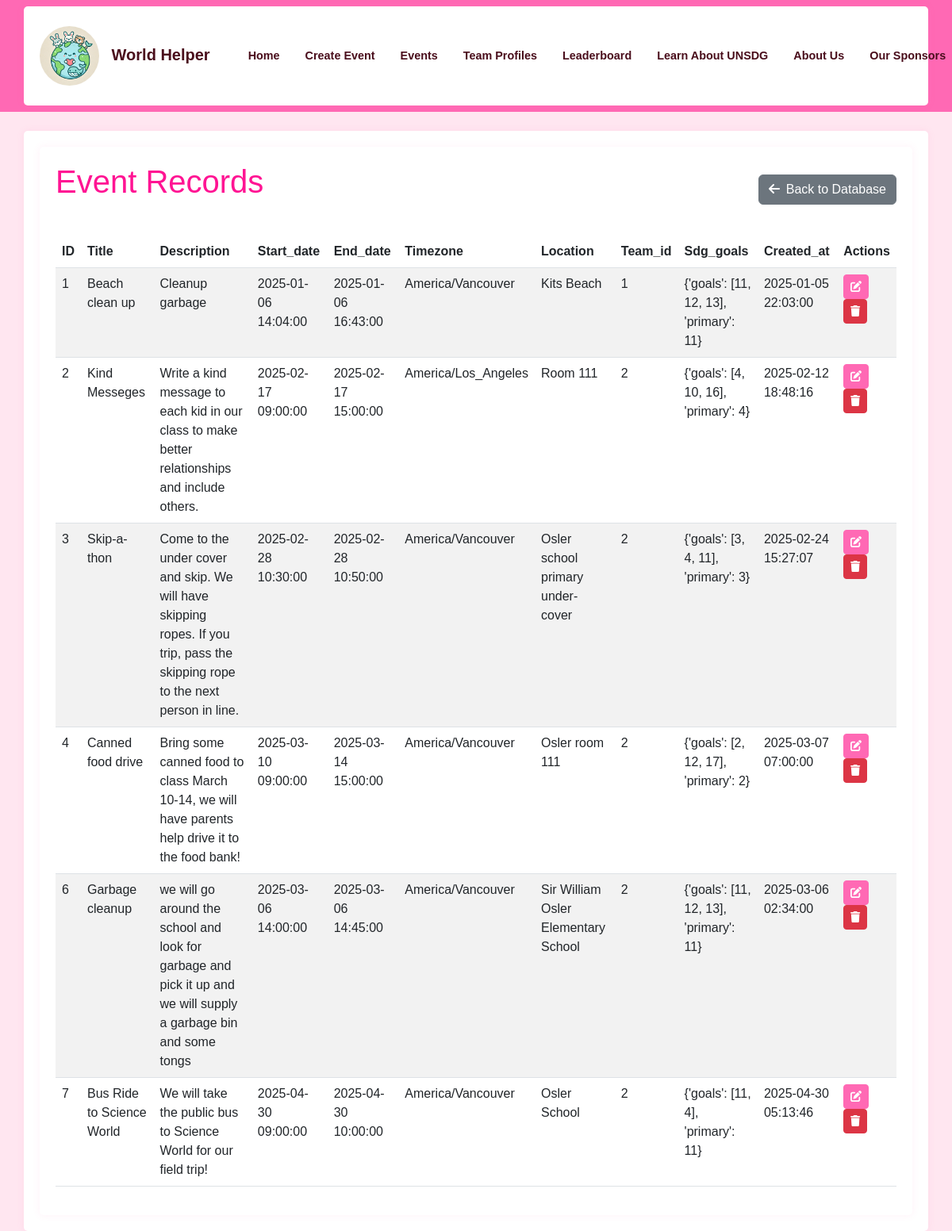
The app's page /database/Event with its own data.
### app/models.py (models this page shows)
class Event(db.Model):
    id = db.Column(db.Integer, primary_key=True)
    title = db.Column(db.String(100), nullable=False)
    description = db.Column(db.Text(1000))
    start_date = db.Column(db.DateTime, nullable=False)
    end_date = db.Column(db.DateTime, nullable=False)
    timezone = db.Column(db.String(50), nullable=False)
    location = db.Column(db.String(100))
    team_id = db.Column(db.Integer, db.ForeignKey('team.id', ondelete='CASCADE'), nullable=False)
    sdg_goals = db.Column(JSONType)
    created_at = db.Column(db.DateTime, default=datetime.utcnow)
    def to_dict(self):
        return {
            'id': self.id,
            'title': self.title,
            'description': self.description,
            'start_date': self.start_date,
            'end_date': self.end_date,
            'timezone': self.timezone,
            'location': self.location,
            'team_id': self.team_id,
            'sdg_goals': self.sdg_goals,
            'created_at': self.created_at
        }

### app/admin/routes.py (the view)
@bp.route('/database/<model_name>')
def view_model(model_name):
    models = {
        'Team': Team,
        'Event': Event,
        'TeamMember': TeamMember,
        'BingoCard': BingoCard,
        'Notification': Notification,
        'EventVerification': EventVerification
    }
    if model_name not in models:
        flash(('Invalid model name', request.path), 'error')
        return redirect(url_for('admin.manage_database'))
    model = models[model_name]
    records = model.query.all()
    records = [record.to_dict() for record in records]  # Convert to dictionaries
    return render_template('admin/view_model.html', model_name=model_name, records=records)

### app/__init__.py (called while the page is built)
def create_app(config_class=Config):
    app = Flask(__name__)
    app.config.from_object(config_class)
    db.init_app(app)
    migrate.init_app(app, db)
    @app.template_filter('datetime')
    def format_datetime(value):
        if value is None:
            return ''
        if isinstance(value, str):
            try:
                value = datetime.strptime(value, '%Y-%m-%d %H:%M:%S')
            except ValueError:
                return value
        return value.strftime('%Y-%m-%d %H:%M:%S')
    app.jinja_env.filters['datetime'] = format_datetime
    from app.main import bp as main_bp
    app.register_blueprint(main_bp)
    from app.auth import bp as auth_bp
    app.register_blueprint(auth_bp)
    from app.admin import bp as admin_bp
    app.register_blueprint(admin_bp)
    return app

### app/models.py (called while the page is built)
    def process_result_value(self, value, dialect):
        if value is None:
            return None
        return json.loads(value)

### app/templates/admin/view_model.html (shortened to what this page needs)
{% extends "base.html" %}
{% block content %}
<div class="container">
    <div class="d-flex justify-content-between align-items-center mb-4">
        <h1>{{ model_name }} Records</h1>
        <a href="{{ url_for('admin.manage_database') }}" class="btn btn-secondary">
            <i class="fas fa-arrow-left me-2"></i>Back to Database
        </a>
    </div>
    {% if records %}
    <div class="table-responsive">
        <table class="table table-striped table-hover">
            <thead>
                <tr>
                    <th>ID</th>
                    {% for key in records[0].keys() %}
                    {% if key != 'id' %}
                    <th>{{ key|title }}</th>
                    {% endif %}
                    {% endfor %}
                    <th>Actions</th>
                </tr>
            </thead>
            <tbody>
                {% for record in records %}
                <tr>
                    <td>{{ record.id }}</td>
                    {% for key, value in record.items() %}
                    {% if key != 'id' %}
                    <td>
                        {% if key.endswith('_at') and value %}
                            {{ value|datetime }}
                        {% else %}
                            {{ value }}
                        {% endif %}
                    </td>
                    {% endif %}
                    {% endfor %}
                    <td>
                        <button class="btn btn-primary btn-sm" onclick="openEditModal('{{ model_name }}', {{ record.id }})">
                            <i class="fas fa-edit"></i>
                        </button>
                        <form method="POST"
                              action="{{ url_for('admin.delete_record', model_name=model_name, id=record.id) }}"
                              class="d-inline"
                              onsubmit="return confirm('Are you sure you want to delete this record?')">
                            <button type="submit" class="btn btn-danger btn-sm">
                                <i class="fas fa-trash"></i>
                            </button>
                        </form>
                    </td>
                </tr>
                {% endfor %}
            </tbody>
        </table>
    </div>
    {% else %}
    <div class="alert alert-info">
        <i class="fas fa-info-circle me-2"></i>No records found for {{ model_name }}
    </div>
    {% endif %}
</div>
{% endblock %}

### app/static/css/custom.css (style rules this page uses)
:root { --pink-primary: #FF1493; --pink-secondary: #FF69B4; --pink-light: #FFE6F0; --pink-border: #FFCCE6; --pink-hover: #FF1493; --pink-dark: #4a0e1c; }
body { font-family: 'Arial', sans-serif; background-color: var(--pink-light); }
.container { background-color: #ffffff; border-radius: 5px; padding: 20px; box-shadow: 0 0 10px rgba(255, 105, 180, 0.1); }
h1, .world-helper-title { color: var(--pink-primary); margin-bottom: 20px; }
.btn-primary { background-color: var(--pink-secondary); border-color: var(--pink-secondary); }

### records on screen
Event: id "1", title "Beach clean up", description "Cleanup garbage", record "2025-01-06 14:04:00" "2025-01-06 16:43:00" "1" "{'goals': [11, 12, 13], 'primary': 11}", timezone "America/Vancouver", location "Kits Beach", record "2025-01-05 22:03:00"
Event: id "2", title "Kind Messeges", description "Write a kind message to each kid in our class to make better relationships and include others.", record "2025-02-17 09:00:00" "2025-02-17 15:00:00" "2" "{'goals': [4, 10, 16], 'primary': 4}", timezone "America/Los_Angeles", location "Room 111", record "2025-02-12 18:48:16"
Event: id "3", title "Skip-a-thon", description "Come to the under cover and skip. We will have skipping ropes. If you trip, pass the skipping rope to the next person in line.", record "2025-02-28 10:30:00" "2025-02-28 10:50:00" "2" "{'goals': [3, 4, 11], 'primary': 3}", timezone "America/Vancouver", location "Osler school primary under-cover", record "2025-02-24 15:27:07"
Event: id "4", title "Canned food drive", description "Bring some canned food to class March 10-14, we will have parents help drive it to the food bank!", record "2025-03-10 09:00:00" "2025-03-14 15:00:00" "2" "{'goals': [2, 12, 17], 'primary': 2}", timezone "America/Vancouver", location "Osler room 111", record "2025-03-07 07:00:00"
Event: id "6", title "Garbage cleanup", description "we will go around the school and look for garbage and pick it up and we will supply a garbage bin and some tongs", record "2025-03-06 14:00:00" "2025-03-06 14:45:00" "2" "{'goals': [11, 12, 13], 'primary': 11}", timezone "America/Vancouver", location "Sir William Osler Elementary School", record "2025-03-06 02:34:00"
Event: id "7", title "Bus Ride to Science World", description "We will take the public bus to Science World for our field trip!", record "2025-04-30 09:00:00" "2025-04-30 10:00:00" "2" "{'goals': [11, 4], 'primary': 11}", timezone "America/Vancouver", location "Osler School", record "2025-04-30 05:13:46"

### other values on screen
{{ model_name }} "Event"
{{ key|title }} "Title" "Description" "Start_date" "End_date" "Timezone" "Location" "Team_id" "Sdg_goals" "Created_at"
